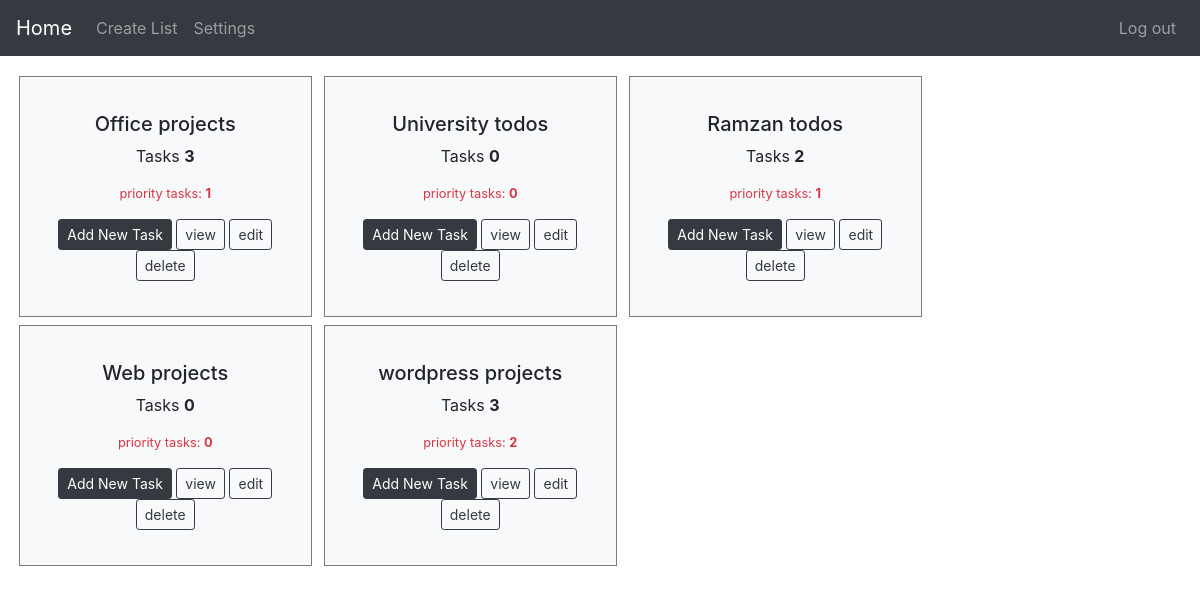
The app's page / (signed in), older data.
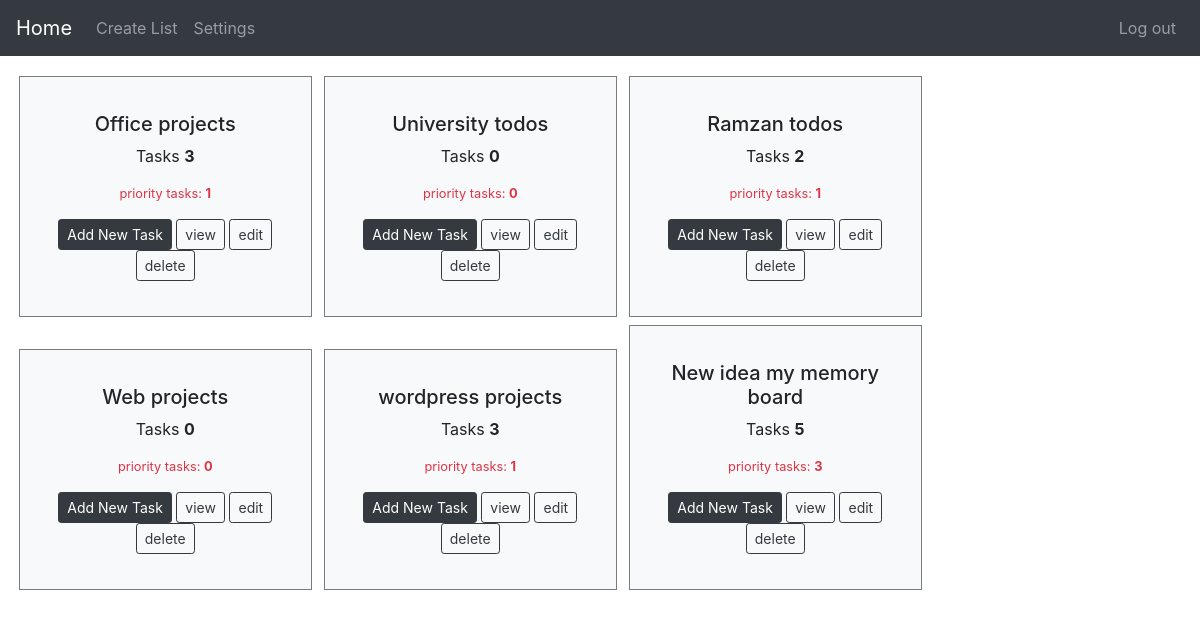
The same page, newer data.
### main/models.py (models this page shows, shortened)
class Lists(models.Model):
    user = models.ForeignKey(
        User, related_name='author', on_delete=models.CASCADE)
    description = models.TextField(default='', blank=True)
    title = models.CharField(max_length=100, blank=True, default="")
    created_at = models.DateTimeField(auto_now_add=True)

### main/views.py (the view)
# urls.py: path('', IndexPageView.as_view(), name='index'),
class IndexPageView(LoginRequiredMixin, TemplateView):
    template_name = 'main/index.html'
    def get_context_data(self, **kwargs):
        context = super().get_context_data(**kwargs)
        context['lists'] = Lists.objects.filter(user=self.request.user)
        counts = []
        priority = []
        for l in context['lists']:
            counts.append(Tasks.objects.filter(lists=l.id).count())
            priority.append(Tasks.objects.filter(
                lists=l.id, priority=1).count())
        context['counts'] = counts
        context['priority'] = priority
        return context

### main/templatetags/filters.py (called while the page is built)
@register.filter
def index(List, i):
    return List[int(i)]

### content/templates/main/index.html (shortened to what this page needs)
{% extends 'layouts/default/page.html' %}
{% load i18n %}
{% load filters %}
{% block content %}
<div class="card-container">
    {% for l in lists %}
    <div class="card-box col-sm-12 col-lg-3 col-md-4 bg-light">
        <div class="card-body  text-center">
            <h5 class="card-text">{{ l.title }}</h5>
            <p>Tasks <b>{{ counts|index:forloop.counter0 }}</b> </p>
            <p class="small text-danger">priority tasks: <b>{{ priority|index:forloop.counter0 }}</b> </p>
            <a href="{% url 'task_create' pk=l.id  %}"><button type="button" class="btn btn-sm btn-dark">Add New Task</button></a>
            <a href="{% url 'list_detail' pk=l.id %}"><button type="button" class="btn btn-sm btn-outline-dark">view</button></a>
            <a href="{% url 'list_update' pk=l.id %}"><button type="button" class="btn btn-sm btn-outline-dark">edit</button></a>
            <a href="{% url 'list_delete' pk=l.id %}"><button type="button" class="btn btn-sm btn-outline-dark">delete</button></a>
        </div>
    </div>
    {% endfor %}
</div>
{% endblock %}

### content/templates/layouts/default/page.html (shortened to what this page needs)
{% load staticfiles %}
{% load bootstrap4 %}
{% load i18n %}
{% get_current_language as language_code %}
<!DOCTYPE html>
<html lang="{{ language_code }}">
<head>
    <link href="{% static 'vendor/bootstrap/css/bootstrap.min.css' %}" rel="stylesheet">
    <link href="{% static 'css/styles.css' %}" rel="stylesheet">
</head>
<body>
    <nav class="navbar navbar-expand-md navbar-dark bg-dark static-top">
        <a class="navbar-brand" href="/">{% trans 'Home' %}</a>
        <div class="collapse navbar-collapse" id="navbarsExampleDefault">
            <ul class="navbar-nav mr-auto">
                {% if request.user.is_authenticated %}
                <li class="nav-item">
                    <a class="nav-link" href="{% url 'list_create' %}">{% trans 'Create List' %}</a>
                </li>
                <li class="nav-item">
                    <a class="nav-link" href="{% url 'accounts:settings' %}">{% trans 'Settings' %}</a>
                </li>
                {% endif %}
            </ul>
            <ul class="navbar-nav">
                {% if request.user.is_authenticated %}
                <li class="nav-item">
                    <a class="nav-link" href="{% url 'accounts:log_out' %}">{% trans 'Log out' %}</a>
                </li>
                {% else %}
                <li class="nav-item">
                    <a class="nav-link" href="{% url 'change_language' %}">{% trans 'Change language' %}</a>
                </li>
                {% endif %}
            </ul>
        </div>
    </nav>
    <div class="container-fluid mt-3">
        {% block content %}{% endblock %}
    </div>
</body>
</html>

### content/assets/css/styles.css (style rules this page uses)
.card-box { padding: 15px; display: inline-block; margin: 4px; border: 1px solid #797c7d; }

Row changes from the older to the newer data that the page shows:
computed for Lists "wordpress projects": user "2" → "1"
added Lists: title "New idea my memory board", counter0 "5", counter0 "3"
